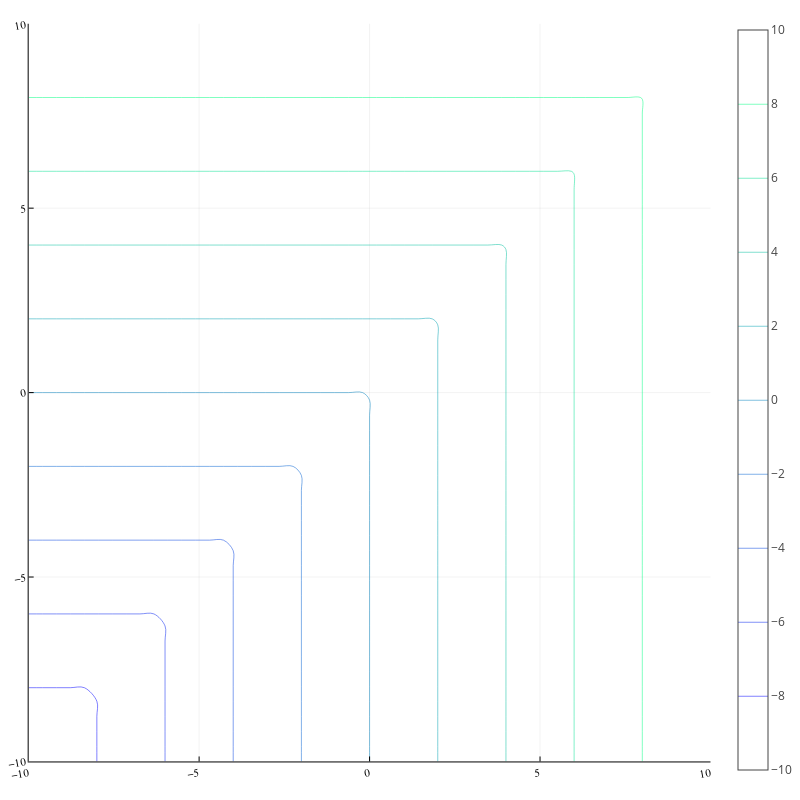

The code cell stored with this chart in its notebook:
### Code cell
contour(x1, x2, f,
    color = :winter,
    xaxis = (-10,10),
    yaxis = (-10,10)
)

### Figure 1 — Plotly figure (JSON) as saved in the notebook; plotly's stock layout.template omitted (floating-point values rounded to 4 significant figures; data arrays with more than 128 entries replaced by an {"elided": "..."} marker saying what was removed)
{"data": [{"xaxis": "x", "colorbar": {"title": ""}, "colorscale": {"elided": "101x2 mixed values"}, "yaxis": "y", "ncontours": 17, "contours": {"showlabels": false, "coloring": "lines"}, "showscale": true, "x": [-10, -9.592, -9.184, -8.776, -8.367, -7.959, -7.551, -7.143, -6.735, -6.327, -5.918, -5.51, -5.102, -4.694, -4.286, -3.878, -3.469, -3.061, -2.653, -2.245, -1.837, -1.429, -1.02, -0.6122, -0.2041, 0.2041, 0.6122, 1.02, 1.429, 1.837, 2.245, 2.653, 3.061, 3.469, 3.878, 4.286, 4.694, 5.102, 5.51, 5.918, 6.327, 6.735, 7.143, 7.551, 7.959, 8.367, 8.776, 9.184, 9.592, 10], "showlegend": false, "name": "y1", "zmin": -10, "z": {"elided": "50x50 float values"}, "zmax": 10, "y": [-10, -9.592, -9.184, -8.776, -8.367, -7.959, -7.551, -7.143, -6.735, -6.327, -5.918, -5.51, -5.102, -4.694, -4.286, -3.878, -3.469, -3.061, -2.653, -2.245, -1.837, -1.429, -1.02, -0.6122, -0.2041, 0.2041, 0.6122, 1.02, 1.429, 1.837, 2.245, 2.653, 3.061, 3.469, 3.878, 4.286, 4.694, 5.102, 5.51, 5.918, 6.327, 6.735, 7.143, 7.551, 7.959, 8.367, 8.776, 9.184, 9.592, 10], "type": "contour", "hoverinfo": "none"}], "layout": {"showlegend": true, "xaxis": {"showticklabels": true, "gridwidth": 0.5, "tickvals": [-10, -5, 0, 5, 10], "range": [-10, 10], "domain": [0.04016, 0.9951], "mirror": false, "tickangle": -10, "showline": true, "ticktext": ["−10", "−5", "0", "5", "10"], "zeroline": false, "tickfont": {"color": "rgba(0, 0, 0, 1.000)", "family": "sans-serif", "size": 11}, "zerolinecolor": "rgba(0, 0, 0, 1.000)", "anchor": "y", "visible": true, "ticks": "inside", "tickmode": "array", "linecolor": "rgba(0, 0, 0, 1.000)", "showgrid": true, "title": "", "gridcolor": "rgba(0, 0, 0, 0.100)", "titlefont": {"color": "rgba(0, 0, 0, 1.000)", "family": "sans-serif", "size": 15}, "tickcolor": "rgb(0, 0, 0)", "type": "-"}, "paper_bgcolor": "rgba(255, 255, 255, 1.000)", "annotations": [], "height": 800, "margin": {"l": 0, "b": 20, "r": 0, "t": 20}, "plot_bgcolor": "rgba(255, 255, 255, 1.000)", "yaxis": {"showticklabels": true, "gridwidth": 0.5, "tickvals": [-10, -5, 0, 5, 10], "range": [-10, 10], "domain": [0.02439, 0.9951], "mirror": false, "tickangle": -10, "showline": true, "ticktext": ["−10", "−5", "0", "5", "10"], "zeroline": false, "tickfont": {"color": "rgba(0, 0, 0, 1.000)", "family": "sans-serif", "size": 11}, "zerolinecolor": "rgba(0, 0, 0, 1.000)", "anchor": "x", "visible": true, "ticks": "inside", "tickmode": "array", "linecolor": "rgba(0, 0, 0, 1.000)", "showgrid": true, "title": "", "gridcolor": "rgba(0, 0, 0, 0.100)", "titlefont": {"color": "rgba(0, 0, 0, 1.000)", "family": "sans-serif", "size": 15}, "tickcolor": "rgb(0, 0, 0)", "type": "-"}, "legend": {"yanchor": "auto", "xanchor": "auto", "bordercolor": "rgba(0, 0, 0, 1.000)", "bgcolor": "rgba(255, 255, 255, 1.000)", "borderwidth": 1, "tracegroupgap": 0, "y": 1, "font": {"color": "rgba(0, 0, 0, 1.000)", "family": "sans-serif", "size": 11}, "title": {"font": {"color": "rgba(0, 0, 0, 1.000)", "family": "sans-serif", "size": 15}, "text": ""}, "traceorder": "normal", "x": 1}, "width": 800}}
